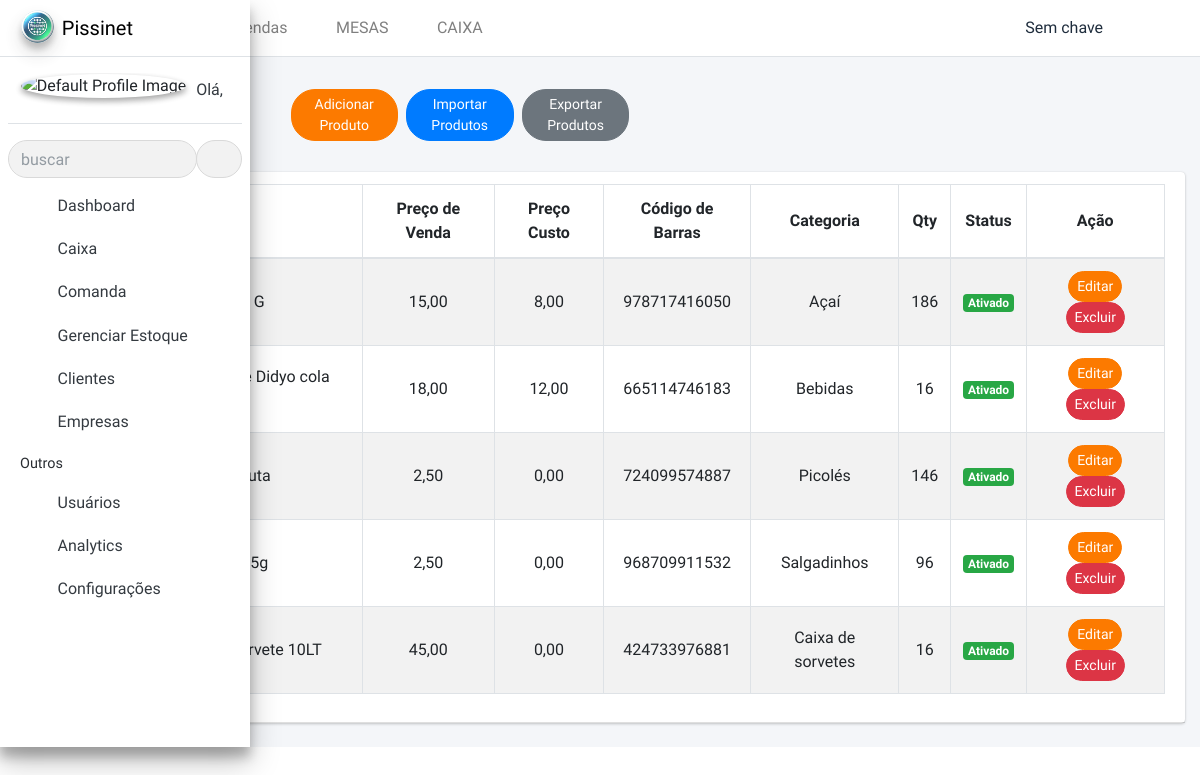
Screenshot of /estoque/produtos/ with the database file from the repository.
### estoque/models.py (models this page shows, shortened)
class Produto(models.Model):
    nome = models.CharField(max_length=255)
    slug = models.SlugField(null=True, blank=True)
    descricao = models.TextField(null=True, blank=True)
    codigo_barras = models.CharField(max_length=50, null=True, blank=True)
    categoria = models.ForeignKey(CategoriaProduto, on_delete=models.CASCADE, related_name='produtos')
    preco_de_venda = models.DecimalField(max_digits=8, decimal_places=2)
    preco_de_cursto = models.DecimalField(max_digits=8, decimal_places=2)
    quantidade_estoque = models.IntegerField(null=True, blank=True)
    file = models.ImageField(upload_to=caminho_upload, null=True, blank=True)
    status = models.CharField(max_length=10, choices=[('ativado', 'Ativado'), ('desativado', 'Desativado')], default='ativado')
    controle_estoque = models.BooleanField(default=True)
    created_at = models.DateTimeField(auto_now_add=True)
    updated_at = models.DateTimeField(auto_now=True)

class CategoriaProduto(models.Model):
    nome = models.CharField(max_length=100)
    slug = models.SlugField(max_length=100, unique=True, blank=True)
    file = models.ImageField(upload_to=caminho_upload, null=True, blank=True)

### estoque/views.py (the view, shortened to what this page needs)
# urls.py: path('produtos/', listar_produtos, name='listar_produtos'),
def listar_produtos(request):
    produtos = Produto.objects.all()
    categorias = CategoriaProduto.objects.all()  # Busca todas as categorias para o select
    return render(request, 'estoque/produto/listar_produtos.html', {
        'produtos': produtos,
        'categorias': categorias,  # Passa as categorias para o template
    })

### configuracoes/context_processors.py (called while the page is built)
def configuracoes(request):
    configuracao, created = Configuracao.objects.get_or_create(id=1)  # Supondo que há apenas uma configuração
    return {
        'nome_aplicacao': configuracao.nome_aplicacao,
        'cliente_padrao': configuracao.cliente_padrao,
        'cor_primaria': configuracao.cor_primaria,
        'cor_secundaria': configuracao.cor_secundaria,
        'logo_empresa': configuracao.logo_empresa.url if configuracao.logo_empresa else None,
        'icone_aplicacao': configuracao.icone_aplicacao.url if configuracao.icone_aplicacao else None,
    }

### templates/estoque/produto/listar_produtos.html (shortened to what this page needs)
{% extends "template.html" %}
{% load static %}
{% block content %}
<div class="wrapper">
    {% include 'includes/sidebar.html' %}
    {% include 'includes/navbar.html' %}
    <div class="content-wrapper py-2">
        <section class="content-header">
            <div class="container-fluid">
                <div class="row mb-2">
                    <div class="col-sm-6 d-flex align-items-center">
                        <h1 class="mr-3"> Gerenciar Estoque </h1>
                        <button type="button" class="btn btn-sm btn-success mr-2" data-toggle="modal" data-target="#adicionarModal">
                            Adicionar Produto
                        </button>
                        <button type="button" class="btn btn-sm btn-primary mr-2 " data-toggle="modal" data-target="#importarModal">
                            Importar Produtos
                        </button>
                        <button type="button" class="btn btn-sm btn-secondary" onclick="window.location.href='{% url 'exportar_produtos' %}'">
                            Exportar Produtos
                        </button>
                    </div>
                </div>
            </div>
        </section>
        <section class="content">
            <div class="container-fluid">
                <div class="row">
                    <div class="col-12">
                        <div class="card">
                            <div class="card-header">
                            <table id="example1" class="table table-striped table-bordered">
                                <thead>
                                    <tr>
                                        <th class="text-center" >N°</th>
                                        <th >Nome</th>
                                        <th class="text-center">Preço de Venda</th>
                                        <th class="text-center">Preço Custo</th>
                                        <th class="text-center">Código de Barras</th>
                                        <th class="text-center">Categoria</th>
                                        <th class="text-center">Qty</th>
                                        <th class="text-center">Status</th>
                                        <th class="text-center">Ação</th>
                                    </tr>
                                </thead>
                                <tbody>
                                    {% for produto in produtos %}
                                        <tr>
                                            <td class="text-center">{{ forloop.counter }}</td>
                                            <td>{{ produto.nome }}</td>
                                            <td class="text-center">{{ produto.preco_de_venda }}</td>
                                            <td class="text-center">{{ produto.preco_de_cursto }}</td>
                                            <td class="text-center">{{ produto.codigo_barras }}</td>
                                            <td class="text-center">{{ produto.categoria.nome }}</td>
                                            <td class="text-center">{{ produto.quantidade_estoque }}</td>
                                            <td class="text-center">
                                                {% if produto.status == 'ativado' %}
                                                    <span class="badge badge-success">Ativado</span>
                                                {% elif produto.status == 'desativado' %}
                                                    <span class="badge badge-danger">Desativado</span>
                                                {% else %}
                                                    <span class="badge badge-secondary">Indefinido</span>
                                                {% endif %}
                                            </td>
                                            <td class="text-center">
                                                <button type="button" class="btn btn-sm btn-success" data-toggle="modal"
                                                    data-target="#editarModal"
                                                    data-id="{{ produto.id }}"
                                                    data-codigo-barras="{{ produto.codigo_barras }}"
                                                    data-nome="{{ produto.nome }}"
                                                    data-descricao="{{ produto.descricao }}"
                                                    data-preco-venda="{{ produto.preco_de_venda }}"
                                                    data-preco-cursto="{{ produto.preco_de_cursto }}"
                                                    data-quantidade="{{ produto.quantidade_estoque }}"
                                                    data-categoria-id="{{ produto.categoria.id }}"
                                                    data-status="{{ produto.status }}">
                                                    Editar
                                                </button>
                                                <button type="button" class="btn btn-sm btn-danger" data-toggle="modal"
                                                    data-target="#excluirModal"
                                                    data-id="{{ produto.id }}"
                                                    data-nome="{{ produto.nome }}">
                                                    Excluir
                                                </button>
                                            </td>
                                        </tr>
                                    {% endfor %}
                                </tbody>
                            </table>
                        </div>
                    </div>
                </div>
            </div>
        </section>
      </div>
</div>
{% endblock %}

### rows the page displays
Produto: nome "Açaí Caipira G", preco_de_venda "15,00", preco_de_cursto "8,00", codigo_barras "978717416050", categoria.nome "Açaí", quantidade_estoque "186", status "Ativado"
Produto: nome "Refrigerante Didyo cola 2LT", preco_de_venda "18,00", preco_de_cursto "12,00", codigo_barras "665114746183", categoria.nome "Bebidas", quantidade_estoque "16", status "Ativado"
Produto: nome "Picolé de Fruta", preco_de_venda "2,50", preco_de_cursto "0,00", codigo_barras "724099574887", categoria.nome "Picolés", quantidade_estoque "146", status "Ativado"
Produto: nome "Amendoin 75g", preco_de_venda "2,50", preco_de_cursto "0,00", codigo_barras "968709911532", categoria.nome "Salgadinhos", quantidade_estoque "96", status "Ativado"
Produto: nome "Caixa de Sorvete 10LT", preco_de_venda "45,00", preco_de_cursto "0,00", codigo_barras "424733976881", categoria.nome "Caixa de sorvetes", quantidade_estoque "16", status "Ativado"
